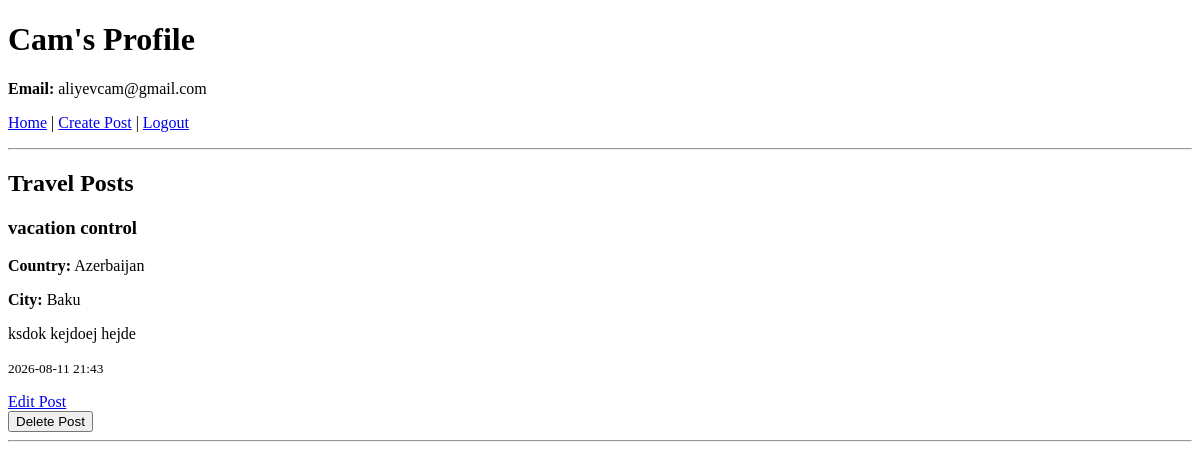
The app's page /profile/Cam (signed in), older data.
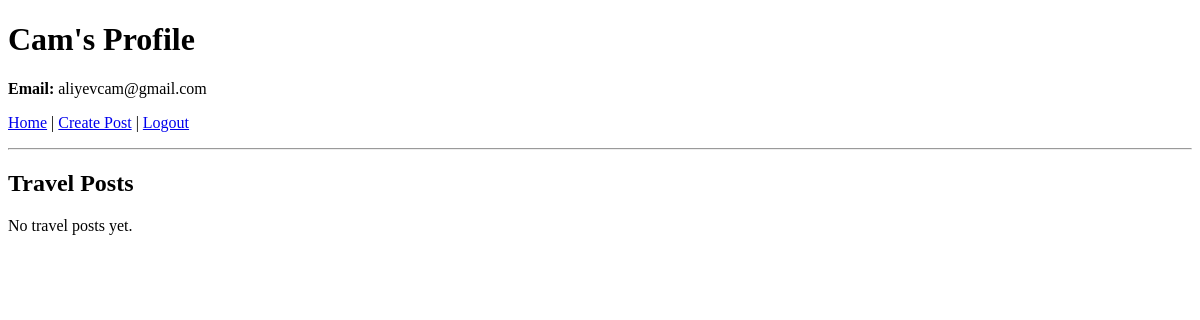
The same page, newer data.
### models.py (models this page shows, shortened)
class User(db.Model, UserMixin):
    id = db.Column(db.Integer, primary_key=True)
    username = db.Column(db.String(80), unique=True, nullable=False, index=True)
    email = db.Column(db.String(120), unique=True, nullable=False, index=True)
    password_hash = db.Column(db.String(200), nullable=False)
    posts = db.relationship('TravelPost', backref='author', lazy=True)

class TravelPost(db.Model):
    id = db.Column(db.Integer, primary_key=True)
    title = db.Column(db.String(100), nullable=False)
    description = db.Column(db.Text, nullable=False)
    country = db.Column(db.String(50), nullable=False)
    city = db.Column(db.String(50), nullable=False)
    created_at = db.Column(db.DateTime, nullable=False, default=datetime.utcnow)
    user_id = db.Column(db.Integer, db.ForeignKey('user.id'), nullable=False)

### routes.py (the view)
@app.route("/profile/<username>")
@login_required
def profile(username):
    user = User.query.filter_by(username=username).first_or_404()
    posts = user.posts
    return render_template("profile.html", user=user, posts=posts)

### models.py (called while the page is built)
@login_manager.user_loader
def load_user(user_id):
    return db.session.get(User, int(user_id))

### templates/profile.html (shortened to what this page needs)
<!DOCTYPE html>
<html lang="en">
<head>
</head>
<body>
    <h1>{{ user.username }}'s Profile</h1>
    <p><strong>Email:</strong> {{ user.email }}</p>
    <p>
        <a href="{{ url_for('home') }}">Home</a> |
        <a href="{{ url_for('create_post') }}">Create Post</a> |
        <a href="{{ url_for('logout') }}">Logout</a>
    </p>
    <hr>
    <h2>Travel Posts</h2>
    {% if posts %}
        {% for post in posts %}
            <h3>{{ post.title }}</h3>
            <p>
                <strong>Country:</strong> {{ post.country }}
            </p>
            <p>
                <strong>City:</strong> {{ post.city }}
            </p>
            <p>
                {{ post.description }}
            </p>
            <p>
                <small>{{ post.created_at.strftime("%Y-%m-%d %H:%M") }}</small>
            </p>
            {% if current_user.id == post.user_id %}
                <a href="{{ url_for('edit_post', post_id=post.id) }}">
                    Edit Post
                </a>
            {% endif %}
            {% if current_user.id == post.user_id %}
               <form action="{{ url_for('delete_post', post_id=post.id) }}" method="POST">
                    <button type="submit">Delete Post</button>
               </form>
            {% endif %}
            <hr>
        {% endfor %}
    {% else %}
        <p>No travel posts yet.</p>
    {% endif %}
</body>
</html>

Row changes from the older to the newer data that the page shows:
removed TravelPost: title "vacation control", country "Azerbaijan", city "Baku", description "ksdok kejdoej hejde", created_at "2026-08-11 21:43"
Text that changed along with them:
text now shown: "No travel posts yet."
